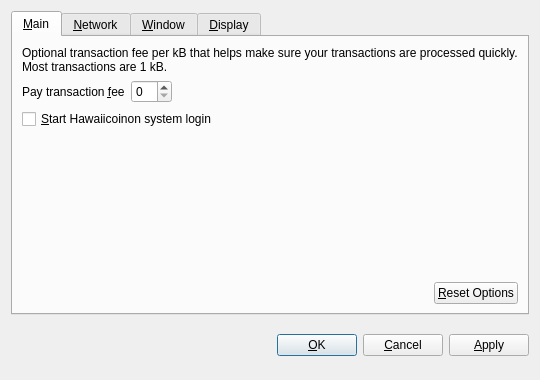
<?xml version="1.0" encoding="UTF-8"?>
<ui version="4.0">
 <class>OptionsDialog</class>
 <widget class="QDialog" name="OptionsDialog">
  <property name="geometry">
   <rect>
    <x>0</x>
    <y>0</y>
    <width>540</width>
    <height>380</height>
   </rect>
  </property>
  <property name="windowTitle">
   <string>Options</string>
  </property>
  <property name="modal">
   <bool>true</bool>
  </property>
  <layout class="QVBoxLayout" name="verticalLayout">
   <item>
    <widget class="QTabWidget" name="tabWidget">
     <property name="tabPosition">
      <enum>QTabWidget::North</enum>
     </property>
     <property name="currentIndex">
      <number>0</number>
     </property>
     <widget class="QWidget" name="tabMain">
      <attribute name="title">
       <string>&amp;Main</string>
      </attribute>
      <layout class="QVBoxLayout" name="verticalLayout_Main">
       <item>
        <widget class="QLabel" name="transactionFeeInfoLabel">
         <property name="text">
          <string>Optional transaction fee per kB that helps make sure your transactions are processed quickly. Most transactions are 1 kB.</string>
         </property>
         <property name="textFormat">
          <enum>Qt::PlainText</enum>
         </property>
         <property name="wordWrap">
          <bool>true</bool>
         </property>
        </widget>
       </item>
       <item>
        <layout class="QHBoxLayout" name="horizontalLayout_1_Main">
         <item>
          <widget class="QLabel" name="transactionFeeLabel">
           <property name="text">
            <string>Pay transaction &amp;fee</string>
           </property>
           <property name="textFormat">
            <enum>Qt::PlainText</enum>
           </property>
           <property name="buddy">
            <cstring>transactionFee</cstring>
           </property>
          </widget>
         </item>
         <item>
          <widget class="BitcoinAmountField" name="transactionFee"/>
         </item>
         <item>
          <spacer name="horizontalSpacer_1_Main">
           <property name="orientation">
            <enum>Qt::Horizontal</enum>
           </property>
           <property name="sizeHint" stdset="0">
            <size>
             <width>40</width>
             <height>20</height>
            </size>
           </property>
          </spacer>
         </item>
        </layout>
       </item>
       <item>
        <widget class="QCheckBox" name="bitcoinAtStartup">
         <property name="toolTip">
          <string>Automatically start Hawaiicoinafter logging in to the system.</string>
         </property>
         <property name="text">
          <string>&amp;Start Hawaiicoinon system login</string>
         </property>
        </widget>
       </item>
       <item>
        <spacer name="verticalSpacer_Main">
         <property name="orientation">
          <enum>Qt::Vertical</enum>
         </property>
         <property name="sizeHint" stdset="0">
          <size>
           <width>20</width>
           <height>40</height>
          </size>
         </property>
        </spacer>
       </item>
       <item>
        <layout class="QHBoxLayout" name="horizontalLayout_2_Main">
         <item>
          <spacer name="horizontalSpacer_2_Main">
           <property name="orientation">
            <enum>Qt::Horizontal</enum>
           </property>
           <property name="sizeHint" stdset="0">
            <size>
             <width>40</width>
             <height>20</height>
            </size>
           </property>
          </spacer>
         </item>
         <item>
          <widget class="QPushButton" name="resetButton">
           <property name="toolTip">
            <string>Reset all client options to default.</string>
           </property>
           <property name="text">
            <string>&amp;Reset Options</string>
           </property>
           <property name="autoDefault">
            <bool>false</bool>
           </property>
          </widget>
         </item>
        </layout>
       </item>
      </layout>
     </widget>
     <widget class="QWidget" name="tabNetwork">
      <attribute name="title">
       <string>&amp;Network</string>
      </attribute>
      <layout class="QVBoxLayout" name="verticalLayout_Network">
       <item>
        <widget class="QCheckBox" name="mapPortUpnp">
         <property name="toolTip">
          <string>Automatically open the Bitcoin client port on the router. This only works when your router supports UPnP and it is enabled.</string>
         </property>
         <property name="text">
          <string>Map port using &amp;UPnP</string>
         </property>
        </widget>
       </item>
       <item>
        <widget class="QCheckBox" name="connectSocks">
         <property name="toolTip">
          <string>Connect to the Bitcoin network through a SOCKS proxy (e.g. when connecting through Tor).</string>
         </property>
         <property name="text">
          <string>&amp;Connect through SOCKS proxy:</string>
         </property>
        </widget>
       </item>
       <item>
        <layout class="QHBoxLayout" name="horizontalLayout_Network">
         <item>
          <widget class="QLabel" name="proxyIpLabel">
           <property name="text">
            <string>Proxy &amp;IP:</string>
           </property>
           <property name="textFormat">
            <enum>Qt::PlainText</enum>
           </property>
           <property name="buddy">
            <cstring>proxyIp</cstring>
           </property>
          </widget>
         </item>
         <item>
          <widget class="QValidatedLineEdit" name="proxyIp">
           <property name="maximumSize">
            <size>
             <width>140</width>
             <height>16777215</height>
            </size>
           </property>
           <property name="toolTip">
            <string>IP address of the proxy (e.g. 127.0.0.1)</string>
           </property>
          </widget>
         </item>
         <item>
          <widget class="QLabel" name="proxyPortLabel">
           <property name="text">
            <string>&amp;Port:</string>
           </property>
           <property name="textFormat">
            <enum>Qt::PlainText</enum>
           </property>
           <property name="buddy">
            <cstring>proxyPort</cstring>
           </property>
          </widget>
         </item>
         <item>
          <widget class="QLineEdit" name="proxyPort">
           <property name="maximumSize">
            <size>
             <width>55</width>
             <height>16777215</height>
            </size>
           </property>
           <property name="toolTip">
            <string>Port of the proxy (e.g. 9050)</string>
           </property>
          </widget>
         </item>
         <item>
          <widget class="QLabel" name="socksVersionLabel">
           <property name="text">
            <string>SOCKS &amp;Version:</string>
           </property>
           <property name="textFormat">
            <enum>Qt::PlainText</enum>
           </property>
           <property name="buddy">
            <cstring>socksVersion</cstring>
           </property>
          </widget>
         </item>
         <item>
          <widget class="QValueComboBox" name="socksVersion">
           <property name="toolTip">
            <string>SOCKS version of the proxy (e.g. 5)</string>
           </property>
          </widget>
         </item>
         <item>
          <spacer name="horizontalSpacer_Network">
           <property name="orientation">
            <enum>Qt::Horizontal</enum>
           </property>
           <property name="sizeHint" stdset="0">
            <size>
             <width>40</width>
             <height>20</height>
            </size>
           </property>
          </spacer>
         </item>
        </layout>
       </item>
       <item>
        <spacer name="verticalSpacer_Network">
         <property name="orientation">
          <enum>Qt::Vertical</enum>
         </property>
         <property name="sizeHint" stdset="0">
          <size>
           <width>20</width>
           <height>40</height>
          </size>
         </property>
        </spacer>
       </item>
      </layout>
     </widget>
     <widget class="QWidget" name="tabWindow">
      <attribute name="title">
       <string>&amp;Window</string>
      </attribute>
      <layout class="QVBoxLayout" name="verticalLayout_Window">
       <item>
        <widget class="QCheckBox" name="minimizeToTray">
         <property name="toolTip">
          <string>Show only a tray icon after minimizing the window.</string>
         </property>
         <property name="text">
          <string>&amp;Minimize to the tray instead of the taskbar</string>
         </property>
        </widget>
       </item>
       <item>
        <widget class="QCheckBox" name="minimizeOnClose">
         <property name="toolTip">
          <string>Minimize instead of exit the application when the window is closed. When this option is enabled, the application will be closed only after selecting Quit in the menu.</string>
         </property>
         <property name="text">
          <string>M&amp;inimize on close</string>
         </property>
        </widget>
       </item>
       <item>
        <spacer name="verticalSpacer_Window">
         <property name="orientation">
          <enum>Qt::Vertical</enum>
         </property>
         <property name="sizeHint" stdset="0">
          <size>
           <width>20</width>
           <height>40</height>
          </size>
         </property>
        </spacer>
       </item>
      </layout>
     </widget>
     <widget class="QWidget" name="tabDisplay">
      <attribute name="title">
       <string>&amp;Display</string>
      </attribute>
      <layout class="QVBoxLayout" name="verticalLayout_Display">
       <item>
        <layout class="QHBoxLayout" name="horizontalLayout_1_Display">
         <item>
          <widget class="QLabel" name="langLabel">
           <property name="text">
            <string>User Interface &amp;language:</string>
           </property>
           <property name="textFormat">
            <enum>Qt::PlainText</enum>
           </property>
           <property name="buddy">
            <cstring>lang</cstring>
           </property>
          </widget>
         </item>
         <item>
          <widget class="QValueComboBox" name="lang">
           <property name="toolTip">
            <string>The user interface language can be set here. This setting will take effect after restarting Bitcoin.</string>
           </property>
          </widget>
         </item>
        </layout>
       </item>
       <item>
        <layout class="QHBoxLayout" name="horizontalLayout_2_Display">
         <item>
          <widget class="QLabel" name="unitLabel">
           <property name="text">
            <string>&amp;Unit to show amounts in:</string>
           </property>
           <property name="textFormat">
            <enum>Qt::PlainText</enum>
           </property>
           <property name="buddy">
            <cstring>unit</cstring>
           </property>
          </widget>
         </item>
         <item>
          <widget class="QValueComboBox" name="unit">
           <property name="toolTip">
            <string>Choose the default subdivision unit to show in the interface and when sending coins.</string>
           </property>
          </widget>
         </item>
        </layout>
       </item>
       <item>
        <widget class="QCheckBox" name="displayAddresses">
         <property name="toolTip">
          <string>Whether to show Bitcoin addresses in the transaction list or not.</string>
         </property>
         <property name="text">
          <string>&amp;Display addresses in transaction list</string>
         </property>
        </widget>
       </item>
       <item>
        <spacer name="verticalSpacer_Display">
         <property name="orientation">
          <enum>Qt::Vertical</enum>
         </property>
         <property name="sizeHint" stdset="0">
          <size>
           <width>20</width>
           <height>40</height>
          </size>
         </property>
        </spacer>
       </item>
      </layout>
     </widget>
    </widget>
   </item>
   <item>
    <layout class="QHBoxLayout" name="horizontalLayout_Buttons">
     <item>
      <spacer name="horizontalSpacer_1">
       <property name="orientation">
        <enum>Qt::Horizontal</enum>
       </property>
       <property name="sizeHint" stdset="0">
        <size>
         <width>40</width>
         <height>48</height>
        </size>
       </property>
      </spacer>
     </item>
     <item>
      <widget class="QLabel" name="statusLabel">
       <property name="font">
        <font>
         <weight>75</weight>
         <bold>true</bold>
        </font>
       </property>
       <property name="text">
        <string/>
       </property>
       <property name="textFormat">
        <enum>Qt::PlainText</enum>
       </property>
       <property name="wordWrap">
        <bool>true</bool>
       </property>
      </widget>
     </item>
     <item>
      <spacer name="horizontalSpacer_2">
       <property name="orientation">
        <enum>Qt::Horizontal</enum>
       </property>
       <property name="sizeHint" stdset="0">
        <size>
         <width>40</width>
         <height>48</height>
        </size>
       </property>
      </spacer>
     </item>
     <item>
      <widget class="QPushButton" name="okButton">
       <property name="text">
        <string>&amp;OK</string>
       </property>
      </widget>
     </item>
     <item>
      <widget class="QPushButton" name="cancelButton">
       <property name="text">
        <string>&amp;Cancel</string>
       </property>
       <property name="autoDefault">
        <bool>false</bool>
       </property>
      </widget>
     </item>
     <item>
      <widget class="QPushButton" name="applyButton">
       <property name="text">
        <string>&amp;Apply</string>
       </property>
       <property name="autoDefault">
        <bool>false</bool>
       </property>
      </widget>
     </item>
    </layout>
   </item>
  </layout>
 </widget>
 <customwidgets>
  <customwidget>
   <class>BitcoinAmountField</class>
   <extends>QSpinBox</extends>
   <header>bitcoinamountfield.h</header>
  </customwidget>
  <customwidget>
   <class>QValueComboBox</class>
   <extends>QComboBox</extends>
   <header>qvaluecombobox.h</header>
  </customwidget>
  <customwidget>
   <class>QValidatedLineEdit</class>
   <extends>QLineEdit</extends>
   <header>qvalidatedlineedit.h</header>
  </customwidget>
 </customwidgets>
 <resources/>
 <connections/>
</ui>
